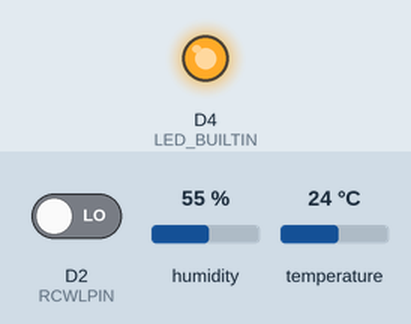
A program run on a simulated ESP8266 (NodeMCU). On the bench: output pins drawn as LEDs (lit = HIGH, except the on-board LED, lit = LOW). Inputs (shaded band) come from the test bench; at power-on: D2 (RCWLPIN) LOW, humidity 55 %, temperature 24 °C. WiFi joins after 1.5 s; servers stay silent unless stated; random numbers use the default seed unless the program sets one; no MQTT or app messages arrive unless stated; what the program prints to the serial monitor is not drawn.

Above: at 1.6 s.
Timing chart, 0 to 11.3 s (numbered marks = the images above):
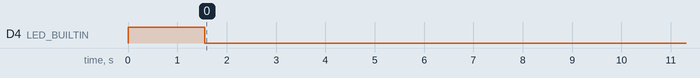

The program:

main.cpp
```cpp
#include <Arduino.h>

// ENM deps
#include <ESP8266WiFi.h>
#include <ESP8266WebServer.h>
#include <ESP8266HTTPUpdateServer.h>

// application deps
#include <PubSubClient.h>
#include <Adafruit_Sensor.h>
#include <DHT.h>

// sensor defines
#define DHTPIN 5
#define DHTTYPE DHT11   // DHT 22  (AM2302), AM2321
#define RCWLPIN D2
#define INTERVAL 15000
#define OFFLINE_DEBUG false
// setting OFFLINE_DEBUG to true
// makes it possible to read sensor values through
// serial monitor without being connected to a wifi and broker.

const char* applicationUUID = "nl_iot_8-webupdate";
const char* ssid = "_";
const char* password = "043004310";
const char* mqtt_server = "10.0.1.7";
const char* TOPIC = "sensordata";

char tmp[75];
char hum[75];
char pres[75];
char chipId[100];
char topic[100];
bool new_reading = false;

ESP8266WebServer httpServer(80);
ESP8266HTTPUpdateServer httpUpdater;
WiFiClient espClient;
PubSubClient client(espClient);
long lastMsg = 0;
char msg[50];

// Initialize DHT sensor.
// Note that older versions of this library took an optional third parameter to
// tweak the timings for faster processors.  This parameter is no longer needed
// as the current DHT reading algorithm adjusts itself to work on faster procs.
DHT dht(DHTPIN, DHTTYPE);

void reconnect() {
  if (client.connected()) {
    return;
  }

  Serial.print("Attempting MQTT connection...");

  // Create a random client ID
  String clientId = "ESP8266Client-";
  clientId += String(random(0xffff), HEX);

  // Attempt to connect
  if (client.connect(clientId.c_str())) {
    Serial.println("Connected to MQTT gateway");
    return;
  }

  Serial.print("failed, rc=");
  Serial.print(client.state());
}

void readSensor() {
  Serial.println("\nReading DHT sensor...");
  // Reading temperature or humidity takes about 250 milliseconds!
  // Sensor readings may also be up to 2 seconds 'old' (its a very slow sensor)
  float h = dht.readHumidity();

  // Read temperature as Celsius (the default)
  float t = dht.readTemperature();
  Serial.println("\n Read DHT sensor completed...");
  // Read temperature as Fahrenheit (isFahrenheit = true)
  //float f = dht.readTemperature(true);

  Serial.println("\nReading RCWL sensor...");
  // Read presence sensor:
  float p = digitalRead(RCWLPIN);
  Serial.println("\n Read RCWL sensor completed...");


  // Check if any reads failed and exit early (to try again).
  if (isnan(h) || isnan(t)) {
    Serial.println("Failed to read from DHT sensor!");
    return;
  }

  dtostrf(h, 3, 1, hum);
  dtostrf(t, 3, 1, tmp);
  dtostrf(p, 3, 1, pres);
  Serial.println("\nValue humidity:");
  Serial.println(hum);
  Serial.println("\nValue temp:");
  Serial.println(tmp);
  Serial.println("\nValue presence:");
  Serial.println(pres);

  new_reading = true;
}

void transmit() {
  char payload[375];

  Serial.println("transmitting");

  snprintf(payload, 375, "{\"temperature\": %s, \"humidity\": %s, \"presence\": %s, \"device\": \"%s\"}", tmp, hum, pres, chipId);

  Serial.print(topic);
  Serial.print(" ");
  Serial.println(payload);

  client.publish(topic, payload);

  new_reading = false;
}

void setup(void) {
  Serial.begin(115200);
  Serial.println();

  // Get the unique chip ID
  itoa(ESP.getChipId(), chipId, 16);
  Serial.print("chip ID: ");
  Serial.println(chipId);

  // Set the per-device sensor topic
  snprintf(topic, 100, "%s/%s", TOPIC, chipId);
  Serial.print("using the following topic to transmit readings: ");
  Serial.println(topic);

  pinMode(LED_BUILTIN, OUTPUT);
  pinMode(2, OUTPUT);
  digitalWrite(LED_BUILTIN, HIGH);
  digitalWrite(2, HIGH);

  if(!OFFLINE_DEBUG){
    WiFi.setAutoConnect(true);
    WiFi.setAutoReconnect(true);
    WiFi.hostname(applicationUUID);

    Serial.print("Connecting to gateway...");
    WiFi.begin(ssid, password);
    while (WiFi.status() != WL_CONNECTED)
    {
      delay(500);
      Serial.print(".");
    }
    Serial.println("\nConnected to gateway");

    // set up mqtt stuff
    client.setServer(mqtt_server, 1883);

    httpServer.on("/id", [](){
      httpServer.send(200, "text/plain", applicationUUID);
    });
    httpUpdater.setup(&httpServer);
    httpServer.begin();

    reconnect();
  }
}

void loop(void) {
  if (WiFi.isConnected() == true) {
    digitalWrite(2, LOW);
  } else {
    // turn the LED off
    digitalWrite(2, HIGH);
  }

  if (new_reading == true) {
    // only try to reconnect when there's a new reading
    digitalWrite(LED_BUILTIN, LOW);
    delay(100);
    if(!OFFLINE_DEBUG)
      reconnect();
    digitalWrite(LED_BUILTIN, HIGH);
    if(!OFFLINE_DEBUG)
      transmit();
  }

  long now = millis();

  if (now - lastMsg > INTERVAL) {
    lastMsg = now;
    readSensor();
  }

  httpServer.handleClient();
}
```

Measured:
- by itself, D4 (LED_BUILTIN): HIGH → LOW at 1.6 s
